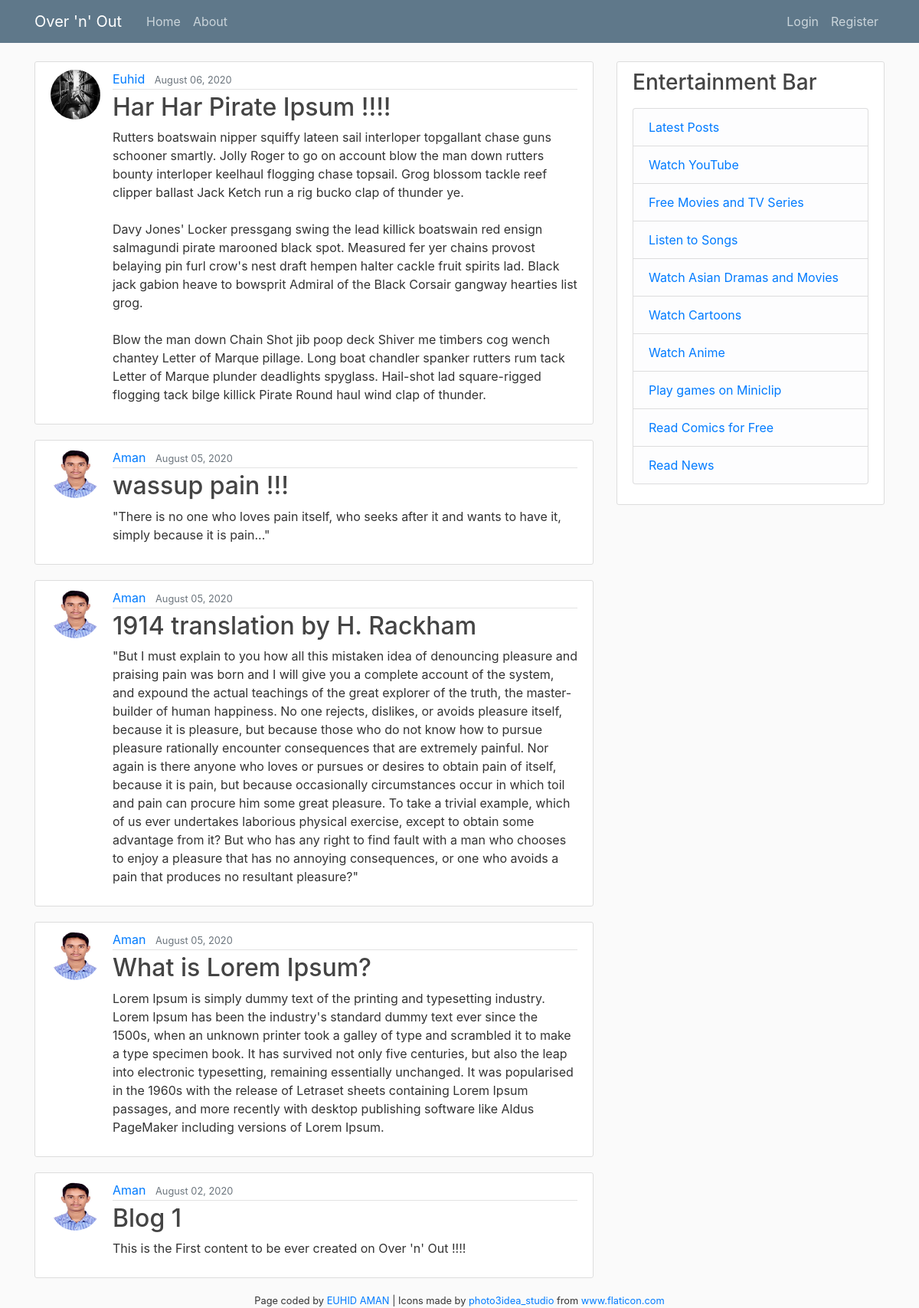
The page / on the database its author committed.
### blog/models.py (models this page shows, shortened)
class Post(models.Model):
    title = models.CharField(max_length=100)
    content = models.TextField()
    date_posted = models.DateTimeField(default=timezone.now)
    author = models.ForeignKey(User, on_delete=models.CASCADE)

### users/models.py (models this page shows, shortened)
class Profile(models.Model):
    user = models.OneToOneField(User, on_delete=models.CASCADE)
    image = models.ImageField(default='default.jpg', upload_to='profile_pics')

### blog/views.py (the view)
# urls.py: path('', PostListView.as_view(), name='blog-home'),
class PostListView(ListView):
    model = Post
    template_name = 'blog/home.html' # <app>/<model>_<viewtype.html>
    context_object_name = 'posts'
    ordering = ['-date_posted']
    paginate_by = 5

### blog/templates/blog/home.html (shortened to what this page needs)
{% extends "blog/base.html" %}
{% block content %}
    {% for post in posts %}
    <article class="media content-section">
      <img class="rounded-circle article-img" src="{{ post.author.profile.image.url }}">
        <div class="media-body">
           <div class="article-metadata">
             <a class="mr-2" href="{% url 'user-posts' post.author.username %}">{{ post.author }}</a>
             <small class="text-muted">{{ post.date_posted|date:"F d, Y" }}</small>
           </div>
           <h2><a class="article-title" href="{% url 'post-detail' post.id %}">{{ post.title }}</a></h2>
           <p class="article-content">{{ post.content }}</p>
        </div>
    </article>
    {% endfor %}
{% endblock content %}

### blog/templates/blog/base.html (shortened to what this page needs)
{% load static %}
<!DOCTYPE html>
<html lang="en" dir="ltr">
  <head>
   <link rel="stylesheet" href="https://stackpath.bootstrapcdn.com/bootstrap/4.3.1/css/bootstrap.min.css">
   <link rel="stylesheet" href="{% static 'blog/main.css' %}">
  </head>
  <body>
    <header class="site-header">
      <nav class="navbar navbar-expand-md navbar-dark bg-steel fixed-top">
        <div class="container">
          <a class="navbar-brand mr-4" href="{% url 'blog-home' %}">Over 'n' Out</a>
          <div class="collapse navbar-collapse" id="navbarToggle">
            <div class="navbar-nav mr-auto">
              <a class="nav-item nav-link" href="{% url 'blog-home' %}">Home</a>
              <a class="nav-item nav-link" href="{% url 'blog-about' %}">About</a>
            </div>
            <div class="navbar-nav">
              {% if user.is_authenticated %}
                <a class="nav-item nav-link" href="{% url 'post-create' %}">New Post</a>
                <a class="nav-item nav-link" href="{% url 'profile' %}">Profile</a>
                <a class="nav-item nav-link" href="{% url 'logout' %}">Logout</a>
              {% else %}
                <a class="nav-item nav-link" href="{% url 'login' %}">Login</a>
                <a class="nav-item nav-link" href="{% url 'register' %}">Register</a>
              {% endif %}
            </div>
          </div>
        </div>
      </nav>
    </header>
    <main role="main" class="container">
      <div class="row">
        <div class="col-md-8">
          {% block content %}{% endblock %}
        </div>
        <div class="col-md-4">
          <div class="content-section">
            <h3>Entertainment Bar</h3>
            <p class='text-muted'>
              <ul class="list-group">
                <li class="list-group-item list-group-item-light"><a href="{% url 'blog-home' %}">Latest Posts</a></li>
                <li class="list-group-item list-group-item-light"><a href="https://www.youtube.com/" target="_blank">Watch YouTube</a></li>
                <li class="list-group-item list-group-item-light"><a href="https://ww1.solarmovie.fun/solarmovie" target="_blank">Free Movies and TV Series</a></li>
                <li class="list-group-item list-group-item-light"><a href="https://gaana.com/" target="_blank">Listen to Songs</a></li>
                <li class="list-group-item list-group-item-light"><a href="https://kissasian.sh/" target="_blank">Watch Asian Dramas and Movies</a></li>
                <li class="list-group-item list-group-item-light"><a href="https://kimcartoon.to/" target="_blank">Watch Cartoons</a></li>
                <li class="list-group-item list-group-item-light"><a href="https://kissanime.ru/" target="_blank">Watch Anime</a></li>
                <li class="list-group-item list-group-item-light"><a href="https://www.miniclip.com/games/en/" target="_blank">Play games on Miniclip</a></li>
                <li class="list-group-item list-group-item-light"><a href="https://readcomiconline.to/" target="_blank">Read Comics for Free</a></li>
                <li class="list-group-item list-group-item-light"><a href="https://www.bbc.com/news" target="_blank">Read News</a></li>
              </ul>
            </p>
          </div>
        </div>
      </div>
    </main>
    <small><center>Page coded by <a href="https://frazermitt.github.io/index.html" target="_blank">EUHID AMAN</a> | Icons made by <a href="https://www.flaticon.com/authors/photo3idea-studio" target="_blank" title="photo3idea_studio">photo3idea_studio</a> from <a href="https://www.flaticon.com/" target="_blank" title="Flaticon">www.flaticon.com</a></center></small>
  </body>
</html>

### blog/static/blog/main.css (style rules this page uses)
body { background: #fafafa; color: #333333; margin-top: 5rem; }
h1, h2, h3, h4, h5, h6 { color: #444444; }
ul { margin: 0; }
.bg-steel { background-color: #5f788a; }
.site-header .navbar-nav .nav-link { color: #cbd5db; }
.content-section { background: #ffffff; padding: 10px 20px; border: 1px solid #dddddd; border-radius: 3px; margin-bottom: 20px; }
.article-title { color: #444444; }
.article-content { white-space: pre-line; }
.article-img { height: 65px; width: 65px; margin-right: 16px; }
.article-metadata { padding-bottom: 1px; margin-bottom: 4px; border-bottom: 1px solid #e3e3e3 }

### rows shown on the page
Post: author.profile.image (picture), author "Euhid", date_posted "August 06, 2020", title "Har Har Pirate Ipsum !!!!", content "Rutters boatswain nipper squiffy lateen sail interloper topgallant chase guns schooner smartly. Jolly Roger to go on account blow the man down rutters bounty interloper keelhaul flogging chase topsail. Grog blossom tackle reef clipper ballast Jack Ketch run a rig bucko clap of thunder ye. Davy Jones' Locker pressgang swing the lead killick boatswain red ensign salmagundi pirate marooned black spot. Measured fer yer chains provost belaying pin furl crow's nest draft hempen halter cackle fruit spirits lad. Black jack gabion heave to bowsprit Admiral of the Black Corsair gangway hearties list grog. Blow the man down Chain Shot jib poop deck Shiver me timbers cog wench chantey Letter of Marque…"
Post: author.profile.image (picture), author "Aman", date_posted "August 05, 2020", title "wassup pain !!!", content "\"There is no one who loves pain itself, who seeks after it and wants to have it, simply because it is pain...\""
Post: author.profile.image (picture), author "Aman", date_posted "August 05, 2020", title "1914 translation by H. Rackham", content "\"But I must explain to you how all this mistaken idea of denouncing pleasure and praising pain was born and I will give you a complete account of the system, and expound the actual teachings of the great explorer of the truth, the master-builder of human happiness. No one rejects, dislikes, or avoids pleasure itself, because it is pleasure, but because those who do not know how to pursue pleasure rationally encounter consequences that are extremely painful. Nor again is there anyone who loves or pursues or desires to obtain pain of itself, because it is pain, but because occasionally circumstances occur in which toil and pain can procure him some great pleasure. To take a trivial example,…"
Post: author.profile.image (picture), author "Aman", date_posted "August 05, 2020", title "What is Lorem Ipsum?", content "Lorem Ipsum is simply dummy text of the printing and typesetting industry. Lorem Ipsum has been the industry's standard dummy text ever since the 1500s, when an unknown printer took a galley of type and scrambled it to make a type specimen book. It has survived not only five centuries, but also the leap into electronic typesetting, remaining essentially unchanged. It was popularised in the 1960s with the release of Letraset sheets containing Lorem Ipsum passages, and more recently with desktop publishing software like Aldus PageMaker including versions of Lorem Ipsum."
Post: author.profile.image (picture), author "Aman", date_posted "August 02, 2020", title "Blog 1", content "This is the First content to be ever created on Over 'n' Out !!!!"
